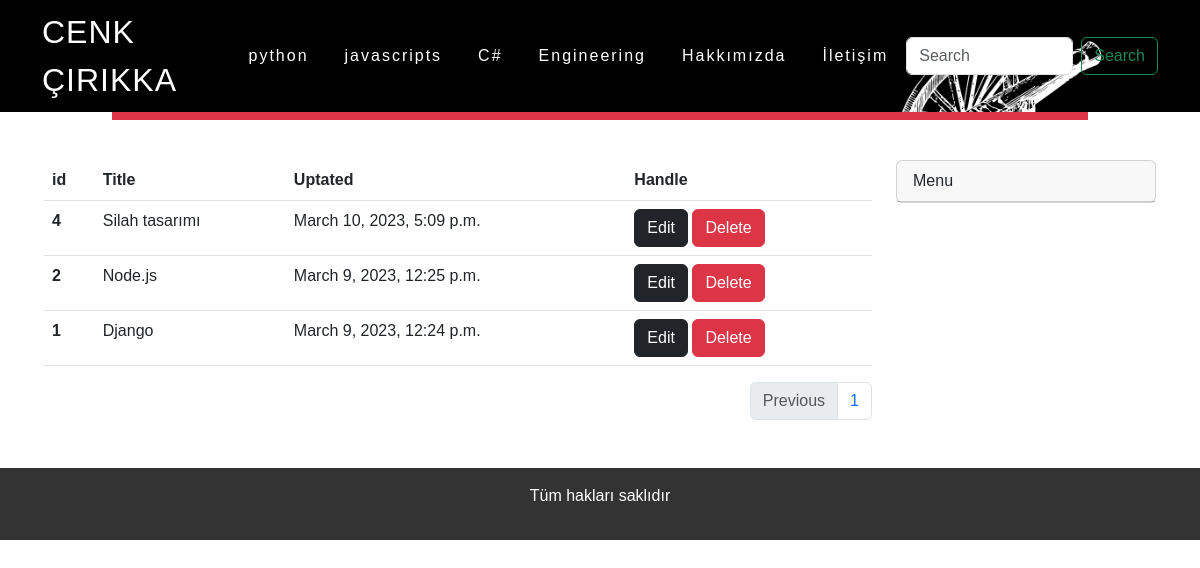
The app's page /mytext (signed in) with its own data.
### blog/models/category.py (models this page shows, shortened)
class categoryModel(models.Model):
    categoryName = models.CharField(max_length=30, blank=False, null=False)
    slug = AutoSlugField(populate_from= 'categoryName', unique=True)
    class Meta:
        db_table = 'category'
        verbose_name = 'Category'
        verbose_name_plural = 'Categories'

### blog/models/text.py (models this page shows, shortened)
class textModel(dataAbstractModel):
    image = models.ImageField(upload_to='textImages')
    title = models.CharField(max_length=50)
    content = RichTextField()
    slug = AutoSlugField(populate_from='title', unique=True)
    category = models.ManyToManyField(categoryModel, related_name='text')
    author =models.ForeignKey(customUserModel ,related_name='texts',on_delete=models.CASCADE)
    class Meta:
        verbose_name ='text'
        verbose_name_plural = 'Texts'
        db_table = 'text'

### blog/views/mytext.py (the view)
# urls.py: path('mytext', mytext, name='mytext'),
@login_required(login_url='/')
def mytext(request):
    texts = request.user.texts.order_by('-id') #ters ilişki text model içerisindeki M2M sayesinde yaptık. #
    page = request.GET.get('page')
    paginator = Paginator(texts, 10)
    return render(request , 'pages/mytext.html', context={
        'texts': paginator.get_page(page),
    })

### blog/templatetags/categoryList.py (called while the page is built)
@register.simple_tag
def categoryList():
    categories = categoryModel.objects.all()
    return categories

### blog/templates/pages/mytext.html (shortened to what this page needs)
{% extends 'base.html' %}
{% block content%}
<table class="table  table-hover">
  <thead>
    <tr>
      <th scope="col">id</th>
      <th scope="col">Title</th>
      <th scope="col">Uptated</th>
      <th scope="col">Handle</th>
    </tr>
  </thead>
  <tbody>
    {% for text in texts %}
    <tr>
      <th scope="row">{{text.id}}</th>
      <td>{{text.title}}</td>
      <td>{{text.updatedAtTime}}</td>
      <td>
        <a class= "btn btn-dark" href= "{% url 'update-text' slug=text.slug %}">
          Edit
          </a>
          <a class= "btn btn-danger" href= "{% url 'delete-text' slug=text.slug %}">
            Delete
          </a>
      </td>
    </tr>
    {% empty %}
    <div class="alert alert-warning  p-0" role="alert">
      have no anytext
    </div>
    {% endfor %}
  </tbody>
</table>
  <nav aria-label="Page navigation example">
    <ul class="pagination justify-content-end">
      {% if texts.has_previous %}
      <li class="page-item">
        <a class="page-link" href='?page={{texts.previous_page_number}}' tabindex="-1" aria-disabled="true" >Previous</a>
      </li>
      {%else%}
      <li class="page-item disabled">
        <a class="page-link" href='#' tabindex="-1" aria-disabled="true"
          >Previous</a>
      </li>
      {% endif %}
      <li class="page-item">
        <a class="page-link" href="#"> {{texts.number}} </a>
      </li>
    </ul>
  </nav>
{% endblock %}

### templates/components/navbar.html (shortened to what this page needs)
{% load categoryList %}
{%load static%}
{% categoryList as categories %}
<div class="container">
<div class="row">
<nav class="navbar navbar-expand-lg bg-dark fixed-top bg-image" style="background-image: url('static/img/background2.png');  background-size: cover;" >
  <div class="container">
    <a class="logo" href="{% url 'home' %}">CENK ÇIRIKKA</a>
    <div class="collapse navbar-collapse justify-content-center " id="navbarNav">
      <ul class="navbar-nav">
        {% for category in categories %}
        <li class="nav-item">
          <a class="nav-link active text-white" aria-current="page" href="{% url 'category' categorySlug=category.slug %}">{{category.categoryName}}</a>
        </li>
        {% endfor %}
        <li class="nav-item">
          <a class="nav-link active text-white" aria-current="page" href="{% url 'about' %}">Hakkımızda</a>
        </li>
        <li class="nav-item">
          <a class="nav-link active text-white" aria-current="page" href="{% url 'contact' %}">İletişim</a>
        </li>
      </ul>
    </div>
    <form action="{% url 'home' %}" class="d-flex" role="search" style="z-index: 500;">
      <input
        name="query"
        class="form-control me-2"
        type="search"
        placeholder="Search"
        aria-label="Search"
      />
      <button class="btn btn-outline-success" type="submit">Search</button>
    </form>
  </div>
</nav>
</div>
<div class="row mt-4 ">
  <div class="container-fluid">
    <div class="col">
      <nav class="navbar navbar-expand-lg bg-danger">
        <ul class="navbar-nav">
          {% for category in categories %}
          <li class="nav-item">
            <a class="nav-link active text-white" aria-current="page" href="{% url 'category' categorySlug=category.slug %}">{{category.categoryName}}</a>
          </li>
          {% endfor %}
          <li class="nav-item">
            <a class="nav-link active text-white" aria-current="page" href="{% url 'about' %}">Hakkımızda</a>
          </li>
          <li class="nav-item">
            <a class="nav-link active text-white" aria-current="page" href="{% url 'contact' %}">İletişim</a>
          </li>
        </ul>
      </nav>
    </div>
  </div>
</div>
</div>

### static/css/custom.css (style rules this page uses)
* { margin: 0; padding: 0; box-sizing: border-box; font-family: 'Poppins', sans-serif; }
header .logo { position: relative; font-weight: 300; color: #fff; text-decoration: none; font-size: 2em; text-transform: uppercase; letter-spacing: 1px; transition: 0.6s; }
header ul { position: relative; display: flex; justify-content: center; justify-content: center; align-items: center; }
header ul li { position:relative; list-style: none; }
header ul li a { position: relative; margin: 0 10px; text-decoration: none; color: #fff; letter-spacing: 2px; font-weight: 500px; transition: 0.6s; }
body { background-color:#fff min-height 200vh; }

### records on screen
categoryModel: categoryName "python"
categoryModel: categoryName "javascripts"
categoryModel: categoryName "C#"
categoryModel: categoryName "Engineering"
textModel: id "4", title "Silah tasarımı", updatedAtTime "March 10, 2023, 5:09 p.m."
textModel: id "2", title "Node.js", updatedAtTime "March 9, 2023, 12:25 p.m."
textModel: id "1", title "Django", updatedAtTime "March 9, 2023, 12:24 p.m."

### other values on screen
{{ texts.number }} "1"
